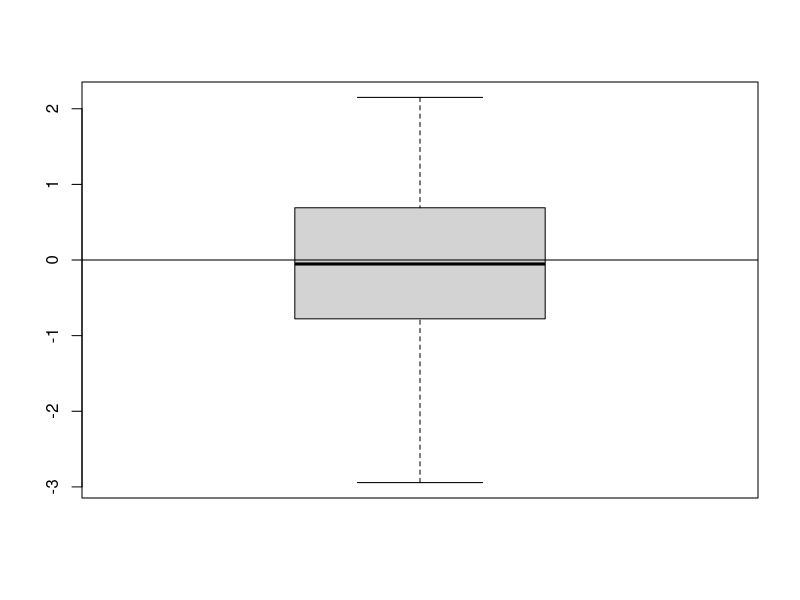
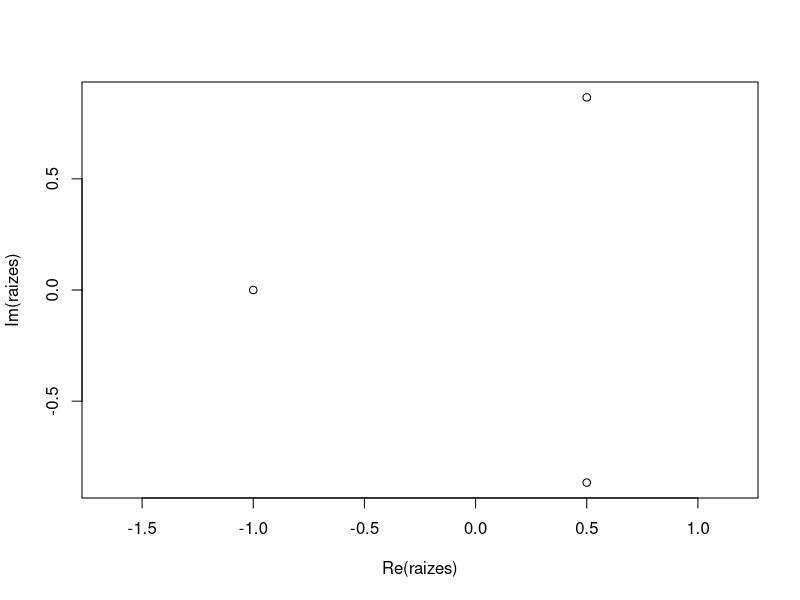

The R source for these figures, in order:
        #---------------------------------------------------#
        #       Laboratório de Estatística (EST-064)        #
        #     Operadores lógicos - Aula 07 - 06/05/204      #
        #---------------------------------------------------#


# Operados relacionais

set.seed(666)
amostra <- rnorm(n = 100, mean = 0, sd = 1)
length(amostra)

amostra[25]

amostra[c(25, 73)]

criterio <- amostra >= 0
criterio


# Quantos valores são maiores ou iguais a zero
# sum(): soma verdades
sum(criterio)

as.numeric(criterio)

mean(criterio)

# Complementar de criterio
!criterio

# Criar uma tabelas com eles valores
cbind(amostra, criterio, !criterio)


(amostra[criterio])

indice <- 1:100
maior.0 <- indice[criterio]


amostra[maior.0]


which(amostra >= 0)

seq_along(amostra)


# Operados lógicos
# ! -> !
# & -> and
# | -> or

any(amostra > 3)
all(amostra > 0)

# Máximos e Mínimos da amostra
range(amostra)

# Amplitude (máx - min)
diff(range(amostra))

# Condições para usar o &
criterio.2 <- (amostra >= -1) & (amostra <= 1)
criterio.2

# Valores entre -1 e 1
amostra[criterio.2]

# Quantos valores entre -1 e 1
length(amostra[criterio.2])
sum(criterio.2)

# Probabilidade do valor ser entre -1 e 1
pnorm(c(-1,1), mean = 0, sd = 1)
diff(pnorm(c(-1, 1), mean = 0, sd = 1))

# Calculando o valor que está abaixo de p = 2,5%
qnorm(p = 0.025, mean = 0, sd = 1)

# Calculando o valor que está acima de p = 2,5%
qnorm(p = 1 - 0.025, mean = 0, sd = 1)

# Calculando para a amostra quais são os dados correspondentes
quantile(amostra, probs = c(0.025, 1 - 0.025))

# Alguns comandos para o boxplot
boxplot(amostra)
fivenum(amostra)
median(amostra)
quantile(amostra)

# Algumas operações no R
(as.complex(-1))^(1/3)
raizes <- c(0.5 + 0.8662i, -1, 0.5 - 0.8662i)
raizes
raizes ^ 3
abline(h = 0, v = 0)

# Permite que a escala de X e Y sejam iguais asp = T
plot(raizes, asp = T)
abs(raizes)

Arg(raizes)

exp(pi*1i)
